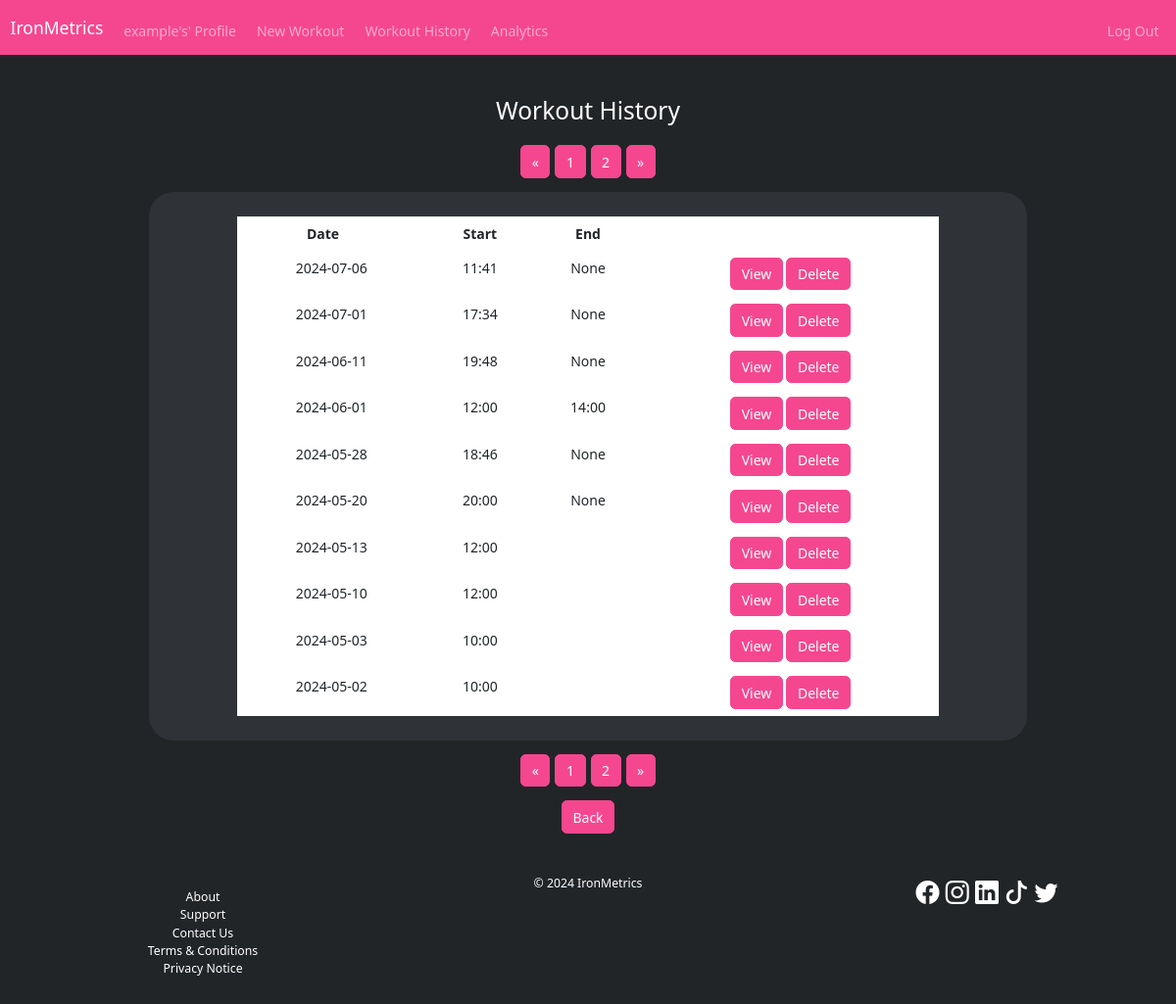
Before: /workouthistory (signed in) with the older database file.
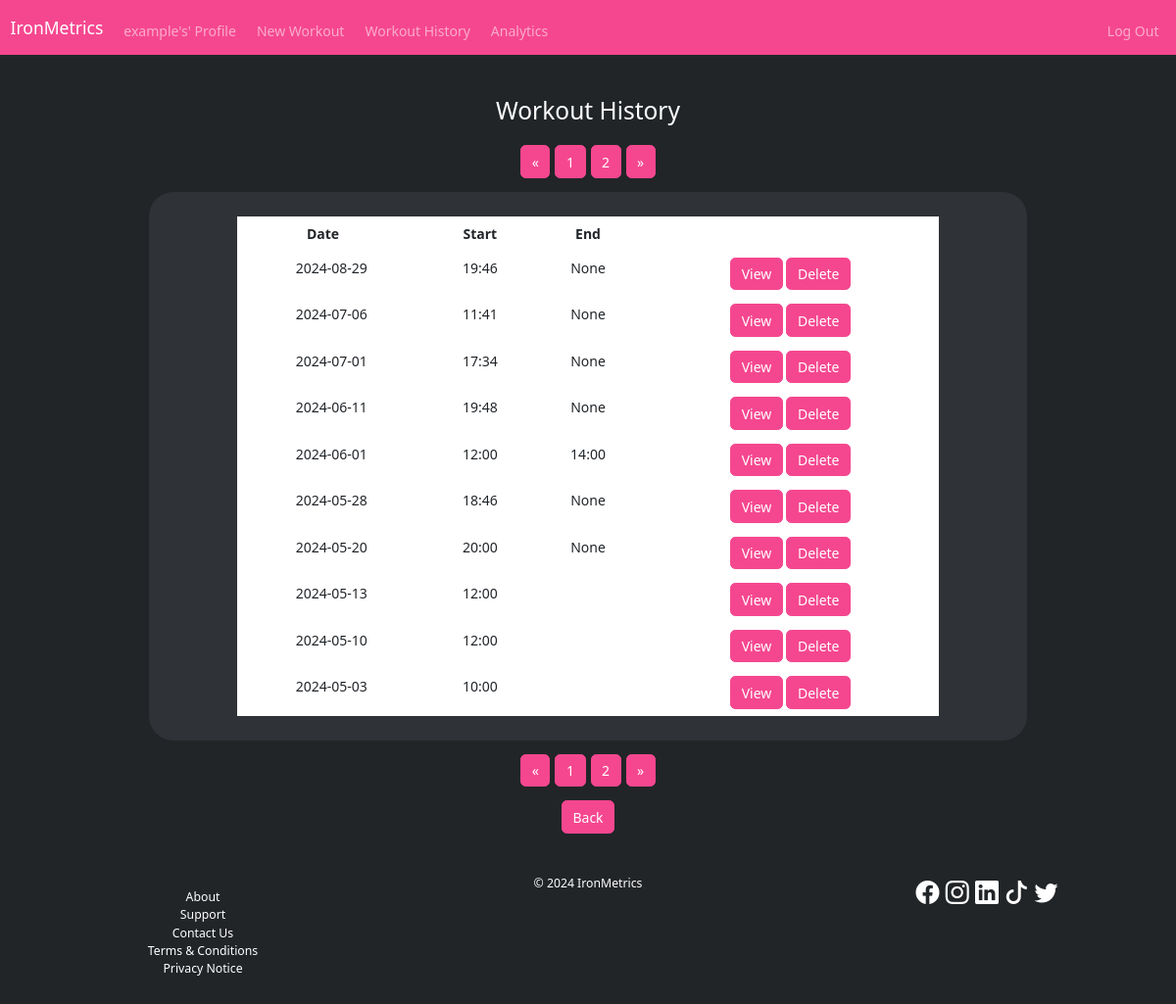
After: the same page with the newer database file.
### tables this page shows
CREATE TABLE workout (
	id INTEGER PRIMARY KEY AUTOINCREMENT NOT NULL,
	user_id INTEGER NOT NULL,
	date TEXT NOT NULL,
	start_time TEXT,
	end_time TEXT,
	name TEXT,
	note TEXT,
	FOREIGN KEY (user_id) REFERENCES user (id)
	ON UPDATE CASCADE
	ON DELETE CASCADE
);

### app.py (the view, shortened to what this page needs)
@app.route("/workouthistory", methods=["GET", "POST"])
@login_required
def workouthistory():
    user_id = session.get("user_id", None)
    workouts_sum = db.execute("SELECT COUNT() sum FROM workout WHERE user_id = ?;", user_id)[0].get("sum", None)
    workouts_per_page = 10
    number_of_pages = math.ceil(workouts_sum / workouts_per_page)
    pages = list(range(1, number_of_pages + 1))
    if session.get("workout_history_page", None) == None:
        session["workout_history_page"] = 1
    current_page = session.get("workout_history_page", None)
    row_num_start = (current_page - 1) * workouts_per_page
    row_num_end = current_page * workouts_per_page
    if session.get("workout_history_date_order_switch", None) == None:
        session["workout_history_date_order_switch"] = "DESC"
    if session["workout_history_date_order_switch"] == "DESC":
        workout_history = db.execute("""
                                    WITH t AS (
                                    SELECT ROW_NUMBER () OVER (ORDER BY date DESC) row_num,
                                    id,
                                    date,
                                    start_time,
                                    end_time
                                    FROM workout
                                    WHERE user_id = ?
                                    )
                                    SELECT * FROM t WHERE row_num > ? AND row_num <= ?;

                                    """, user_id, row_num_start, row_num_end)
    return render_template("workouthistory.html", workout_history=workout_history, pages=pages)

### app.py (called while the page is built)
@app.after_request
def after_request(response):
    response.headers["Cache-Control"] = "no-cache, no-store, must-revalidate"
    response.headers["Expires"] = 0
    response.headers["Pragma"] = "no-cache"
    return response

### helpers.py (called while the page is built)
def login_required(f):
    @wraps(f)
    def decorated_function(*args, **kwargs):
        if session.get("user_id") is None:
            return redirect(url_for("login"))
        return f(*args, **kwargs)
    return decorated_function

### templates/workouthistory.html (shortened to what this page needs)
{% extends "base.html" %}
{% block head %}
  <link rel="stylesheet" href="static/workouthistory.css">
{% endblock %}
{% block main %}
<div class="container workout-history-container">
    <h3>Workout History</h3>
    <nav class="pagination-buttons" aria-label="Top workout history page navigation">
        <ul class="pagination justify-content-center">
          <li class="page-item">
            <form action="/workouthistory" method="post" id="prev-page" style="display: inline;">
              <button type="submit" form="prev-page" class="btn btn-tertiary-color">&laquo;</button>
            </form>
          </li>
          {% for page in pages %}
          <li class="page-item">
            <form action="/workouthistory" method="post" id="change-page{{ page }}" style="display: inline;">
              <button type="submit" form="change-page{{ page }}" class="btn btn-tertiary-color">{{ page }}</button>
            </form>
          </li>
          {% endfor %}
          <li class="page-item">
            <form action="/workouthistory" method="post" id="next-page" style="display: inline;">
              <button type="submit" form="next-page" class="btn btn-tertiary-color">&raquo;</button>
            </form>
          </li>
        </ul>
    </nav>
    <div class="workout-history-table-wrapper secondary-color-background">
      <table class="table text-white workout-history-table">
          <thead>
              <tr>
                  <th>
                    Date
                    <form action="/workouthistory" method="post" id="date-sort" style="display: inline;">
                      <button type="submit" form="date-sort" class="bi bi-arrow-down-up" style="color: white; border: none; background-color: inherit; padding: inherit; display: inline-block;"></button>
                    </form>
                  </th>
                  <th>Start</th>
                  <th>End</th>
                  <th></th>
              </tr>
          </thead>
          <tbody>
              {% for workout in workout_history %}
                  <tr>
                      <td>{{ workout.date }}</td>
                      <td>{{ workout.start_time }}</td>
                      <td>{{ workout.end_time }}</td>
                      <td>
                          <form action="/workouthistory" method="post" id="edit-workout{{ workout.id }}" style="display: inline;">
                              <button type="submit" form="edit-workout{{ workout.id }}" class="btn btn-tertiary-color">View</button>
                          </form>
                          <form action="/workouthistory" method="post" id="delete-workout{{ workout.id }}" style="display: inline;">
                              <button type="submit" form="delete-workout{{ workout.id }}" class="btn btn-tertiary-color">Delete</button>
                          </form>
                      </td>
                  </tr>
              {% endfor %}
          </tbody>
      </table>
    </div>
    <nav class="pagination-buttons" aria-label="Bottom workout history page navigation">
      <ul class="pagination justify-content-center">
        <li class="page-item">
          <form action="/workouthistory" method="post" id="prev-page" style="display: inline;">
            <button type="submit" form="prev-page" class="btn btn-tertiary-color">&laquo;</button>
          </form>
        </li>
        {% for page in pages %}
        <li class="page-item">
          <form action="/workouthistory" method="post" id="change-page{{ page }}" style="display: inline;">
            <button type="submit" form="change-page{{ page }}" class="btn btn-tertiary-color">{{ page }}</button>
          </form>
        </li>
        {% endfor %}
        <li class="page-item">
          <form action="/workouthistory" method="post" id="next-page" style="display: inline;">
            <button type="submit" form="next-page" class="btn btn-tertiary-color">&raquo;</button>
          </form>
        </li>
      </ul>
    </nav>
    <button type="button" class="btn btn-tertiary-color" onclick="history.back()">Back</button>
</div>
{% endblock %}

Changed rows visible on the page:
no longer on this page (row unchanged): workout: date "2024-05-02", start_time "10:00"
added workout: date "2024-08-29", start_time "19:46", end_time "None"
